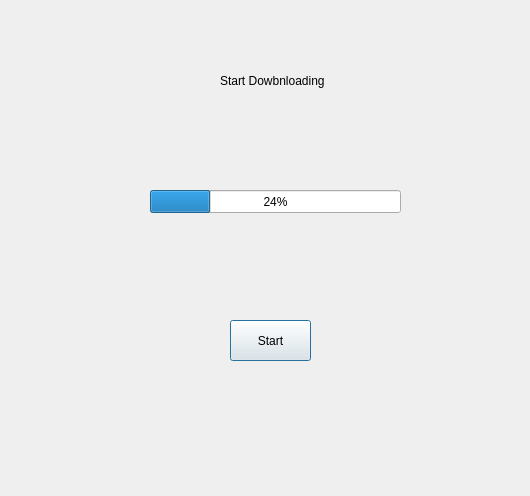
<?xml version="1.0" encoding="UTF-8"?>
<ui version="4.0">
 <class>Dialog</class>
 <widget class="QDialog" name="Dialog">
  <property name="geometry">
   <rect>
    <x>0</x>
    <y>0</y>
    <width>530</width>
    <height>496</height>
   </rect>
  </property>
  <property name="windowTitle">
   <string>Dialog</string>
  </property>
  <widget class="QLabel" name="label">
   <property name="geometry">
    <rect>
     <x>220</x>
     <y>60</y>
     <width>231</width>
     <height>41</height>
    </rect>
   </property>
   <property name="text">
    <string>Start Dowbnloading</string>
   </property>
  </widget>
  <widget class="QProgressBar" name="progressBar">
   <property name="geometry">
    <rect>
     <x>150</x>
     <y>190</y>
     <width>251</width>
     <height>23</height>
    </rect>
   </property>
   <property name="value">
    <number>24</number>
   </property>
  </widget>
  <widget class="QPushButton" name="pushButton">
   <property name="geometry">
    <rect>
     <x>230</x>
     <y>320</y>
     <width>81</width>
     <height>41</height>
    </rect>
   </property>
   <property name="text">
    <string>Start</string>
   </property>
  </widget>
 </widget>
 <resources/>
 <connections/>
</ui>
